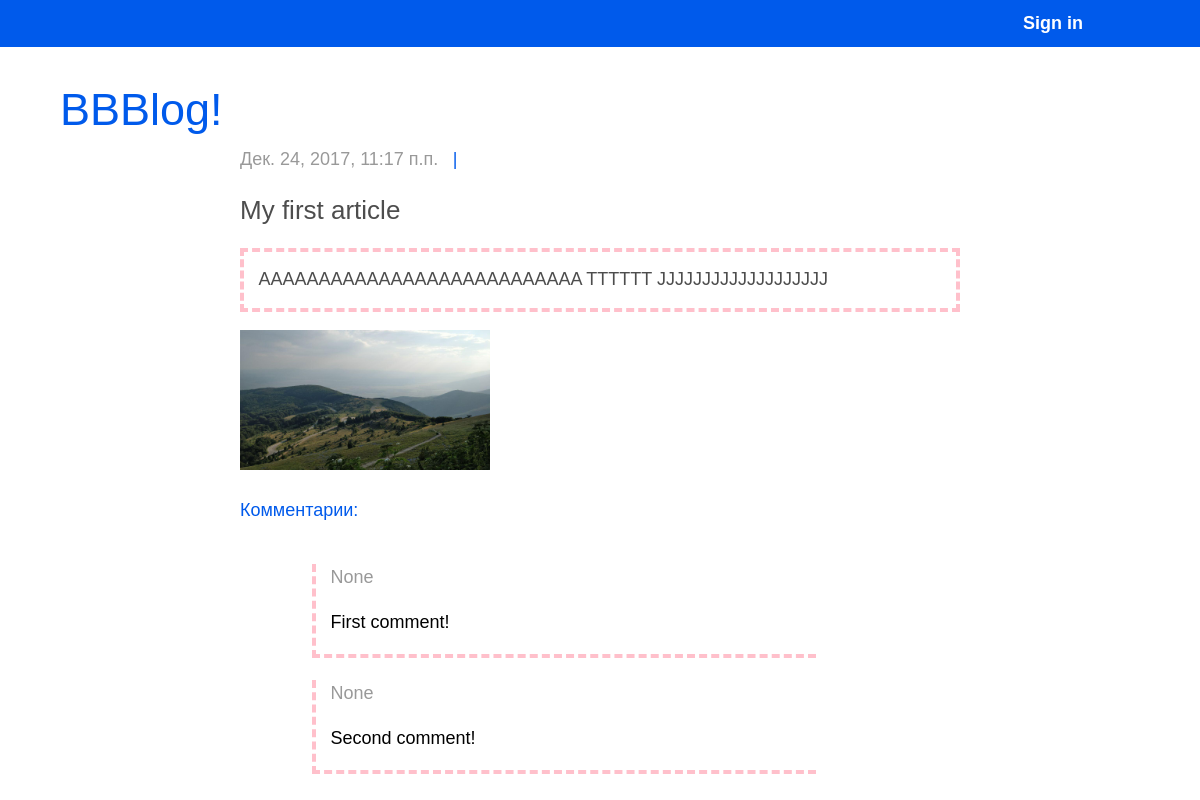
Screenshot of /articles/get/1/ with the database file from the repository.
### article/models.py (models this page shows)
class Article(models.Model):
    class Meta():
        db_table = "article"
        verbose_name = "Пост"
        verbose_name_plural = "Посты"
    article_title = models.CharField(max_length=200, verbose_name=u"Заголовок")
    article_text = models.TextField(verbose_name=u"Текст")
    article_date = models.DateTimeField(verbose_name=u"Дата публикации")
    article_image = models.ImageField(upload_to='post_image', blank=True, null=True, verbose_name=u"Картинка")
    article_author = models.ForeignKey(User)

class Comments(models.Model):
    class Meta():
        db_table = "comments"
        verbose_name = "Комментарий"
        verbose_name_plural = "Комментарии"
    comments_text = models.TextField(verbose_name=u"Текст")
    comments_date = models.DateTimeField(verbose_name=u"Дата комментария")
    comments_article = models.ForeignKey(Article)
    comments_from = models.ForeignKey(User)

### article/views.py (the view)
# urls.py: url(r'^articles/get/(?P<article_id>\d+)/$', views.article, name='article'),
def article(request, article_id=1):
    comment_form = CommentForm
    args = {}
    args['article'] = Article.objects.get(id=article_id)
    args['comments'] = Comments.objects.filter(comments_article_id = article_id)
    args['form'] = comment_form
    args['username'] = auth.get_user(request).username
    return render(request, 'article.html', args)

### article/templates/article.html (shortened to what this page needs)
{% extends 'main.html' %}
{% load staticfiles %}
{% block article %}
<div class="d-flex flex-row">
    <p class="date-article">{{ article.article_date }}</p>
    <p class="author-name">| {{ article.article_author.username }}</p>
</div>
<p class="title-article">{{ article.article_title }}</p>
<p class="text-article">{{ article.article_text }}</p>
{% if article.article_image %}
    <img class="image-article" src="{{ article.article_image.url }}" width="250"><br>
{% endif %}
<p class="comments-title">Комментарии:</p>
{% for comment in comments %}
    <div class="one-comment">
        <div class="d-flex flex-row">
            <p class="date-article">{{ comment.comments_date }}</p>
        </div>
        <p class="text-comment">{{ comment.comments_text }}</p>
    </div>
{% endfor %}
{% endblock %}

### article/static/article/style_blog.css (style rules this page uses)
html, body { min-width: 1200px; margin: 0; padding: 0; font-weight: 500; font-size: 18px; line-height: 1.5; font-family: "Arial", sans-serif; color: #000000; }
.date-article { font-size: 18px; color: #999999; }
.title-article { font-size: 26px; color: #4d4d4d; }
.text-article { font-size: 18px; color: #4d4d4d; border: 4px dashed pink; padding: 2%; }
.comments-title { font-size: 18px; color: #005aeb; }
.one-comment { margin-left: 10%; margin-top: 3%; padding-left: 2%; border-bottom: 4px dashed pink; border-left: 4px dashed pink; margin-right: 20%; }
.author-name { margin-left: 2%; color: #005aeb; }

### rows the page displays
Article: article_date "Дек. 24, 2017, 11:17 п.п.", article_title "My first article", article_text "AAAAAAAAAAAAAAAAAAAAAAAAAAA TTTTTT JJJJJJJJJJJJJJJJJJJ", article_image (picture)
Comments: comments_date "None", comments_text "First comment!"
Comments: comments_date "None", comments_text "Second comment!"
